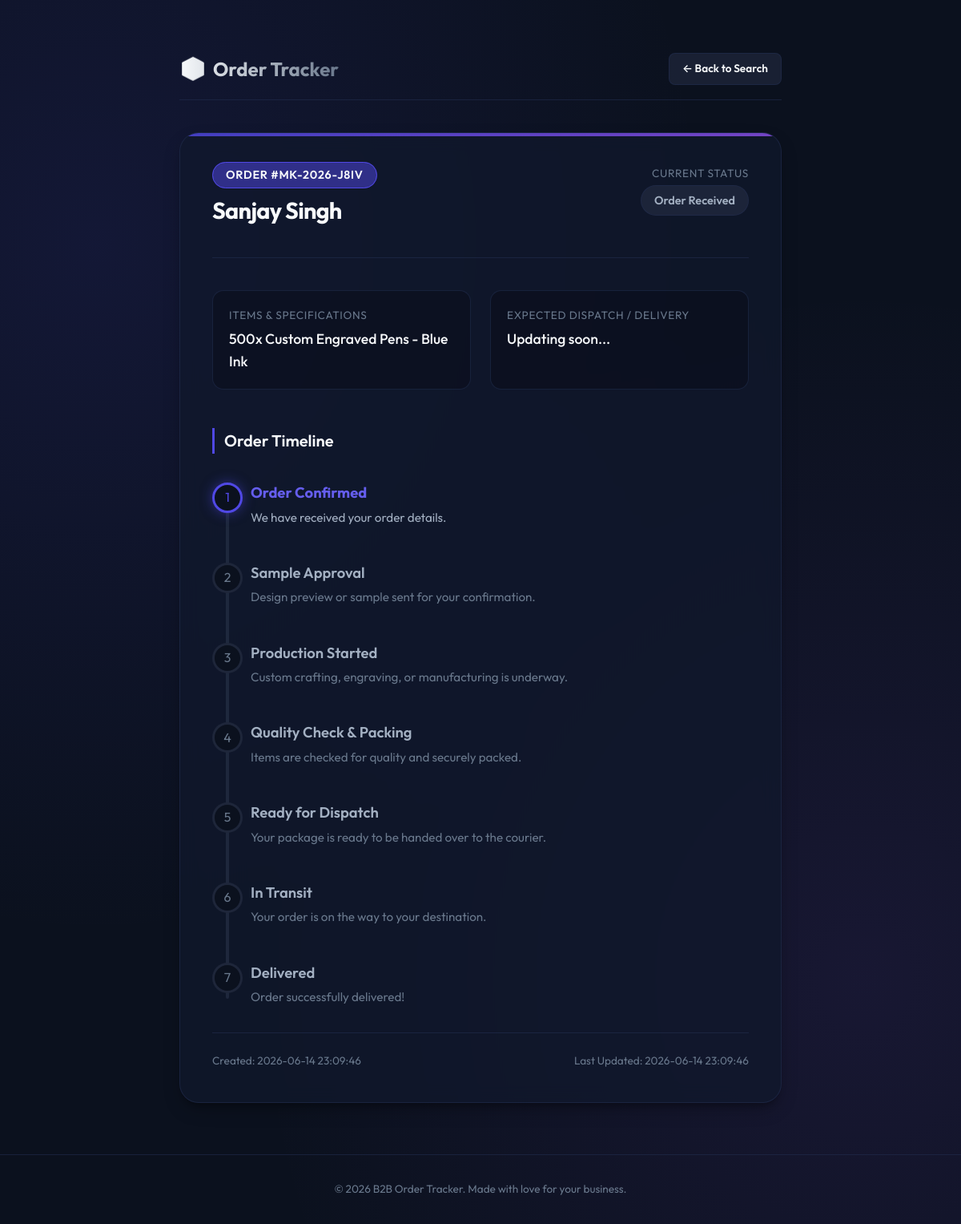
/track/MK-2026-J8IV (signed in), run on the app's committed database.
### tables this page shows
CREATE TABLE orders (
                id INTEGER PRIMARY KEY AUTOINCREMENT,
                order_number TEXT UNIQUE NOT NULL,
                client_name TEXT NOT NULL,
                item_details TEXT NOT NULL,
                status TEXT NOT NULL,
                notes TEXT,
                courier_name TEXT,
                tracking_number TEXT,
                estimated_delivery TEXT,
                created_at TEXT NOT NULL,
                updated_at TEXT NOT NULL
            , email TEXT);

### app.py (the view)
@app.route('/track/<order_number>')
def track_order(order_number):
    order_number = order_number.strip().upper()
    order = run_query("SELECT * FROM orders WHERE UPPER(order_number) = ?", (order_number,), fetchone=True)
    if not order:
        return render_template('home.html', error=f"Order '{order_number}' not found. Please check and try again.")
    status_flow = [
        {"name": "Order Received", "label": "Order Confirmed", "desc": "We have received your order details."},
        {"name": "Sample Approval", "label": "Sample Approval", "desc": "Design preview or sample sent for your confirmation."},
        {"name": "Production Start", "label": "Production Started", "desc": "Custom crafting, engraving, or manufacturing is underway."},
        {"name": "Packing", "label": "Quality Check & Packing", "desc": "Items are checked for quality and securely packed."},
        {"name": "Ready for Dispatch", "label": "Ready for Dispatch", "desc": "Your package is ready to be handed over to the courier."},
        {"name": "In Transit", "label": "In Transit", "desc": "Your order is on the way to your destination."},
        {"name": "Delivered", "label": "Delivered", "desc": "Order successfully delivered!"}
    ]
    current_status = order['status']
    current_step = 0
    for idx, step in enumerate(status_flow):
        if step['name'] == current_status:
            current_step = idx
            break
    return render_template('track.html', order=order, status_flow=status_flow, current_step=current_step)

### templates/track.html (shortened to what this page needs)
<!DOCTYPE html>
<html lang="en">
<head>
    <link rel="stylesheet" href="{{ url_for('static', filename='style.css') }}">
</head>
<body>
    <div class="container" style="max-width: 800px; margin: 2rem auto;">
        <header>
            <div class="logo">
                <span class="logo-icon">📦</span>
                <span>Order Tracker</span>
            </div>
            <div>
                <a href="{{ url_for('home') }}" class="btn btn-secondary btn-sm">← Back to Search</a>
            </div>
        </header>
        <div class="card">
            <div class="tracking-header">
                <div>
                    <span class="order-badge">ORDER #{{ order.order_number }}</span>
                    <h1 style="margin-top: 0.5rem; font-size: 1.8rem; background: none; -webkit-text-fill-color: initial; color: var(--text-primary);">
                        {{ order.client_name }}
                    </h1>
                </div>
                <div class="status-summary">
                    <div class="detail-label">Current Status</div>
                    <span class="status-badge {% if order.status == 'Order Received' %}received{% elif order.status == 'Sample Approval' %}sample-approval{% elif order.status == 'Production Start' %}production-start{% elif order.status == 'Packing' %}packing{% elif order.status == 'Ready for Dispatch' %}dispatch{% elif order.status == 'In Transit' %}transit{% elif order.status == 'Delivered' %}delivered{% endif %}">
                        {{ order.status }}
                    </span>
                </div>
            </div>
            <div class="detail-grid">
                <div class="detail-item">
                    <div class="detail-label">Items & Specifications</div>
                    <div class="detail-val" style="white-space: pre-line;">{{ order.item_details }}</div>
                </div>
                <div class="detail-item">
                    <div class="detail-label">Expected Dispatch / Delivery</div>
                    <div class="detail-val">{{ order.estimated_delivery or 'Updating soon...' }}</div>
                </div>
            </div>
            <h2 style="font-size: 1.25rem; border-left: 3px solid var(--primary); padding-left: 0.75rem; margin-bottom: 2rem;">Order Timeline</h2>
            <div class="timeline">
                {% for step in status_flow %}
                    {% set step_idx = loop.index0 %}
                    <div class="timeline-item {% if step_idx < current_step %}completed{% elif step_idx == current_step %}active{% endif %}">
                        <div class="timeline-dot">
                            {% if step_idx < current_step %}
                                ✓
                            {% else %}
                                {{ loop.index }}
                            {% endif %}
                        </div>
                        <div class="timeline-content">
                            <h3 class="timeline-title">{{ step.label }}</h3>
                            <p class="timeline-desc">{{ step.desc }}</p>
                        </div>
                    </div>
                {% endfor %}
            </div>
            <div class="flex-between mt-4" style="border-top: 1px solid var(--border-color); padding-top: 1.5rem; font-size: 0.85rem; color: var(--text-muted);">
                <span>Created: {{ order.created_at }}</span>
                <span>Last Updated: {{ order.updated_at }}</span>
            </div>
        </div>
    </div>
    <footer>
        <p>&copy; 2026 B2B Order Tracker. Made with love for your business.</p>
    </footer>
</body>
</html>

### data on the page
orders: order_number "MK-2026-J8IV", client_name "Sanjay Singh", status "Order Received", item_details "500x Custom Engraved Pens - Blue Ink", estimated_delivery "Updating soon...", created_at "2026-06-14 23:09:46", updated_at "2026-06-14 23:09:46"

### other printed values
{{ step.label }} "Order Confirmed" "Sample Approval" "Production Started" "Quality Check & Packing" "Ready for Dispatch" "In Transit" "Delivered"
{{ step.desc }} "We have received your order details." "Design preview or sample sent for your confirmation." "Custom crafting, engraving, or manufacturing is underway." "Items are checked for quality and securely packed." "Your package is ready to be handed over to the courier." "Your order is on the way to your destination." "Order successfully delivered!"
